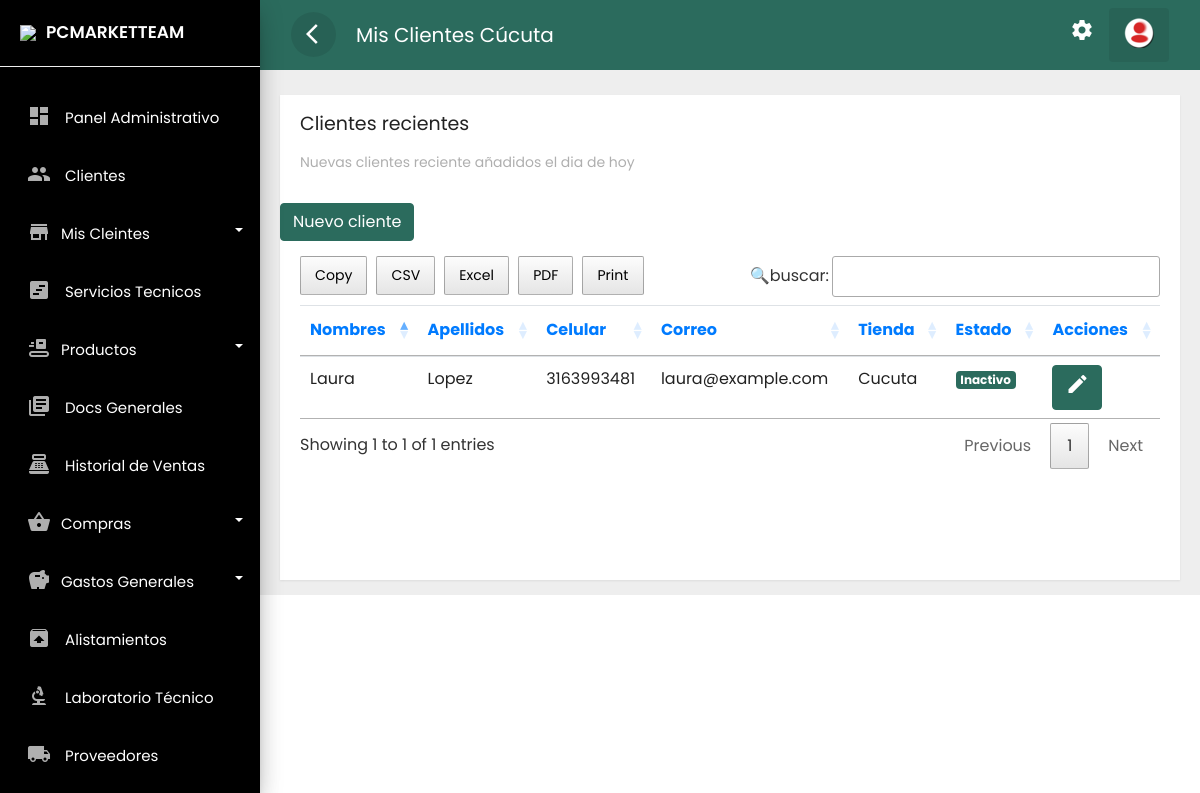
The app's page /frontend/clientes/cucuta.php (signed in), older data.
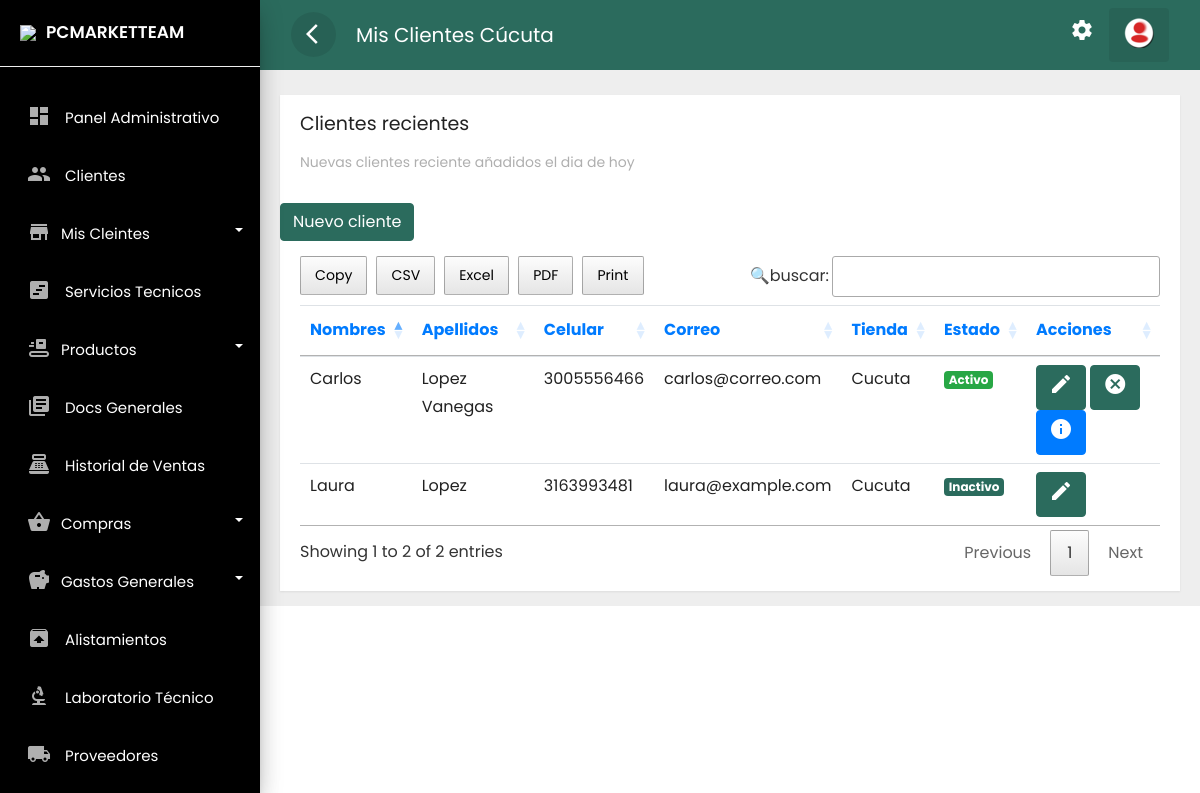
The same page, newer data.
### tables this page shows
CREATE TABLE `clientes` (
  `idclie` int(11) NOT NULL,
  `numid` char(8) NOT NULL,
  `nomcli` text NOT NULL,
  `apecli` text NOT NULL,
  `naci` date NOT NULL,
  `correo` text NOT NULL,
  `celu` char(10) NOT NULL,
  `estad` varchar(15) NOT NULL,
  `fere` timestamp NOT NULL DEFAULT current_timestamp(),
  `dircli` text DEFAULT NULL,
  `ciucli` text DEFAULT NULL,
  `idsede` text DEFAULT NULL
);

### frontend/clientes/cucuta.php (the view, shortened to what the changed rows need)
<?php if(isset($_SESSION['id'])) { ?>
<!doctype html>
<html lang="es">
<head>
    <link rel="stylesheet" href="../../backend/css/bootstrap.min.css">
    <link rel="stylesheet" href="../../backend/css/custom.css">
    <link rel="stylesheet" href="../../backend/css/loader.css">
    <link rel="stylesheet" type="text/css" href="../../backend/css/datatable.css">
    <link rel="stylesheet" type="text/css" href="../../backend/css/buttonsdataTables.css">
    <link rel="stylesheet" type="text/css" href="../../backend/css/font.css">
</head>
<body>
    <div class="wrapper">
        <?php    include_once '../layouts/nav.php';  include_once '../layouts/menu_data.php';    ?>
        <nav id="sidebar">
            <div class="sidebar-header">
                <h3><img src="../../backend/img/favicon.png" class="img-fluid"><span>PCMARKETTEAM</span></h3>
            </div>
            <?php renderMenu($menu); ?>
        </nav>
        <div id="content">
            <div class="top-navbar">
                <nav class="navbar navbar-expand-lg">
                    <div class="container-fluid">
                        <button type="button" id="sidebarCollapse" class="d-xl-block d-lg-block d-md-mone d-none">
                            <span class="material-icons">arrow_back_ios</span>
                        </button>
                        <a class="navbar-brand" href="#"> Mis Clientes Cúcuta</a>
                        <div class="collapse navbar-collapse d-lg-block d-xl-block d-sm-none d-md-none d-none"
                            id="navbarSupportedContent">
                            <ul class="nav navbar-nav ml-auto">
                                <li class="nav-item">
                                    <a class="nav-link" href="../cuenta/configuracion.php">
                                        <span class="material-icons">settings</span>
                                    </a>
                                </li>
                                <li class="dropdown nav-item active">
                                    <a href="#" class="nav-link" data-toggle="dropdown">
                                        <img src="../../backend/img/reere.png">
                                    </a>
                                </li>
                            </ul>
                        </div>
                    </div>
                </nav>
            </div>
            <div class="main-content">
                <div class="row ">
                    <div class="col-lg-12 col-md-12">
                        <div class="card" style="min-height: 485px">
                            <div class="card-header card-header-text">
                                <h4 class="card-title">Clientes recientes</h4>
                                <p class="category">Nuevas clientes reciente añadidos el dia de hoy</p>
                            </div>
                            <br>
                            <a href="../clientes/nuevo.php" class="btn btn-danger text-white">Nuevo cliente</a>
                            <br>
                            <div class="card-content table-responsive">
<?php
require '../../backend/bd/ctconex.php';
$sentencia = $connect->prepare("SELECT * FROM clientes WHERE idsede ='Cucuta' OR idsede = '3' OR idsede = 'Cúcuta' OR idsede = 'cucuta' ORDER BY nomcli DESC;");
$sentencia->execute();
$data =  array();
if($sentencia){
    while($r = $sentencia->fetchObject()){
        $data[] = $r;
    }
}
?>
                                <?php if(count($data)>0):?>
                                <table class="table table-hover" id="example">
                                    <thead class="text-primary">
                                        <tr>
                                            <th>Nombres</th>
                                            <th>Apellidos</th>
                                            <th>Celular</th>
                                            <th>Correo</th>
                                            <th>Tienda</th>
                                            <th>Estado</th>
                                            <th>Acciones</th>
                                        </tr>
                                    </thead>
                                    <tbody>
                                        <?php foreach($data as $g):?>
                                        <tr>
                                            <td><?php echo  $g->nomcli; ?></td>
                                            <td><?php echo  $g->apecli; ?></td>
                                            <td><?php echo  $g->celu; ?></td>
                                            <td><?php echo  $g->correo; ?></td>
                                            <td><?php echo  $g->idsede; ?></td>
                                            <td><?php    if($g->estad =='Activo')  { ?>
                                                <span class="badge badge-success">Activo</span>
                                                <?php  }   else {?>
                                                <span class="badge badge-danger">Inactivo</span>
                                                <?php  } ?>
                                            </td>
                                            <td>
                                                <?php    if($g->estad =='Activo')  { ?>
                                                <a class="btn btn-warning text-white"
                                                    href="../clientes/actualizar.php?id=<?php echo  $g->idclie; ?>"><i
                                                        class='material-icons' data-toggle='tooltip'
                                                        title='editar'>edit</i></a>
                                                <a class="btn btn-danger text-white"
                                                    href="../clientes/eliminar.php?id=<?php echo  $g->idclie; ?>"><i
                                                        class='material-icons' data-toggle='tooltip'
                                                        title='cancelar'>cancel</i></a>
                                                <a class="btn btn-primary text-white"
                                                    href="../clientes/informacion.php?id=<?php echo  $g->idclie; ?>"><i
                                                        class='material-icons' data-toggle='tooltip'
                                                        title='crear'>info</i></a>
                                                <?php  }   else {?>
                                                <a class="btn btn-warning text-white"
                                                    href="../clientes/actualizar.php?id=<?php echo  $g->idclie; ?>"><i
                                                        class='material-icons' data-toggle='tooltip'
                                                        title='editar'>edit</i></a>
                                                <?php  } ?>
                                            </td>
                                        </tr>
                                        <?php endforeach; ?>
                                    </tbody>
                                </table>
                                <?php endif; ?>
                            </div>
                        </div>
                    </div>
                </div>
            </div>
        </div>
    </div>
</body>
</html>
<?php }else{
    header('Location: ../error404.php');
 } ?>

### frontend/layouts/nav.php
<?php
function renderMenu($items)
{
    echo '<ul class="list-unstyled components">';
    foreach ($items as $item) {
        if (isset($item['children'])) {
            echo '<li class="dropdown">
                    <a href="#' . $item['id'] . '" data-toggle="collapse" aria-expanded="false" class="dropdown-toggle">
                        <i class="material-icons">' . $item['icon'] . '</i><span>' . $item['label'] . '</span>
                    </a>
                    <ul class="collapse list-unstyled menu" id="' . $item['id'] . '">';
            renderMenu($item['children']);
            echo '</ul></li>';
        } else {
            echo '<li>
                    <a href="' . $item['url'] . '">
                        ' . (isset($item['icon']) ? '<i class="material-icons">' . $item['icon'] . '</i>' : '') . '
                        <span>' . $item['label'] . '</span>
                    </a>
                  </li>';
        }
    }
    echo '</ul>';
}
?>

Row changes from the older to the newer data that the page shows:
added clientes: nomcli "Carlos", apecli "Lopez Vanegas", celu "3005556466", correo "carlos@correo.com", idsede "Cucuta", estad "Activo"
Text that changed along with them:
text written by a page script: "Copy CSV Excel PDF Print 🔍buscar: Showing 1 to 1 of 1 entries Previous 1 Next" → "Copy CSV Excel PDF Print 🔍buscar: Showing 1 to 2 of 2 entries Previous 1 Next"
